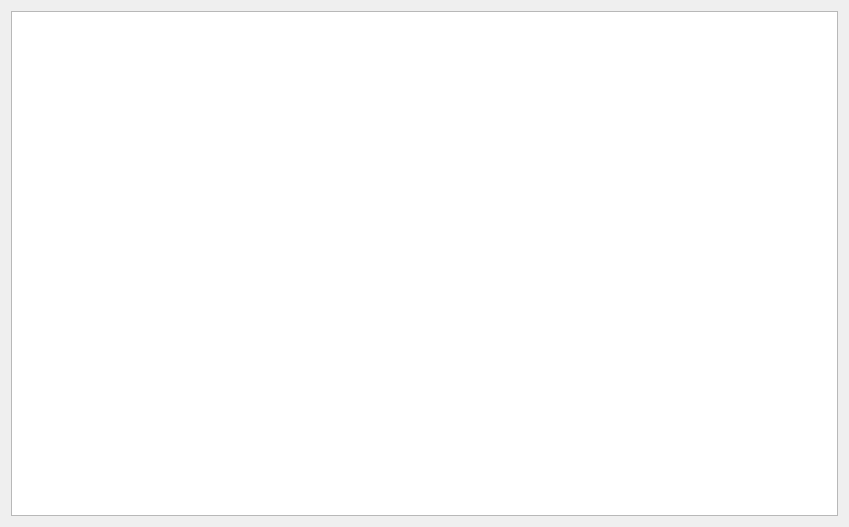
<?xml version="1.0" encoding="UTF-8"?>
<ui version="4.0">
 <class>RecievedDiscoveredContactsDialog</class>
 <widget class="QDialog" name="RecievedDiscoveredContactsDialog">
  <property name="geometry">
   <rect>
    <x>0</x>
    <y>0</y>
    <width>849</width>
    <height>527</height>
   </rect>
  </property>
  <property name="windowTitle">
   <string>Полученные контактные данные</string>
  </property>
  <property name="windowIcon">
   <iconset>
    <normaloff>../../../secure-dialogues.ico</normaloff>../../../secure-dialogues.ico</iconset>
  </property>
  <property name="modal">
   <bool>true</bool>
  </property>
  <layout class="QVBoxLayout" name="verticalLayout">
   <item>
    <widget class="QListView" name="recievedContacts">
     <property name="contextMenuPolicy">
      <enum>Qt::ActionsContextMenu</enum>
     </property>
    </widget>
   </item>
  </layout>
 </widget>
 <resources/>
 <connections/>
</ui>
